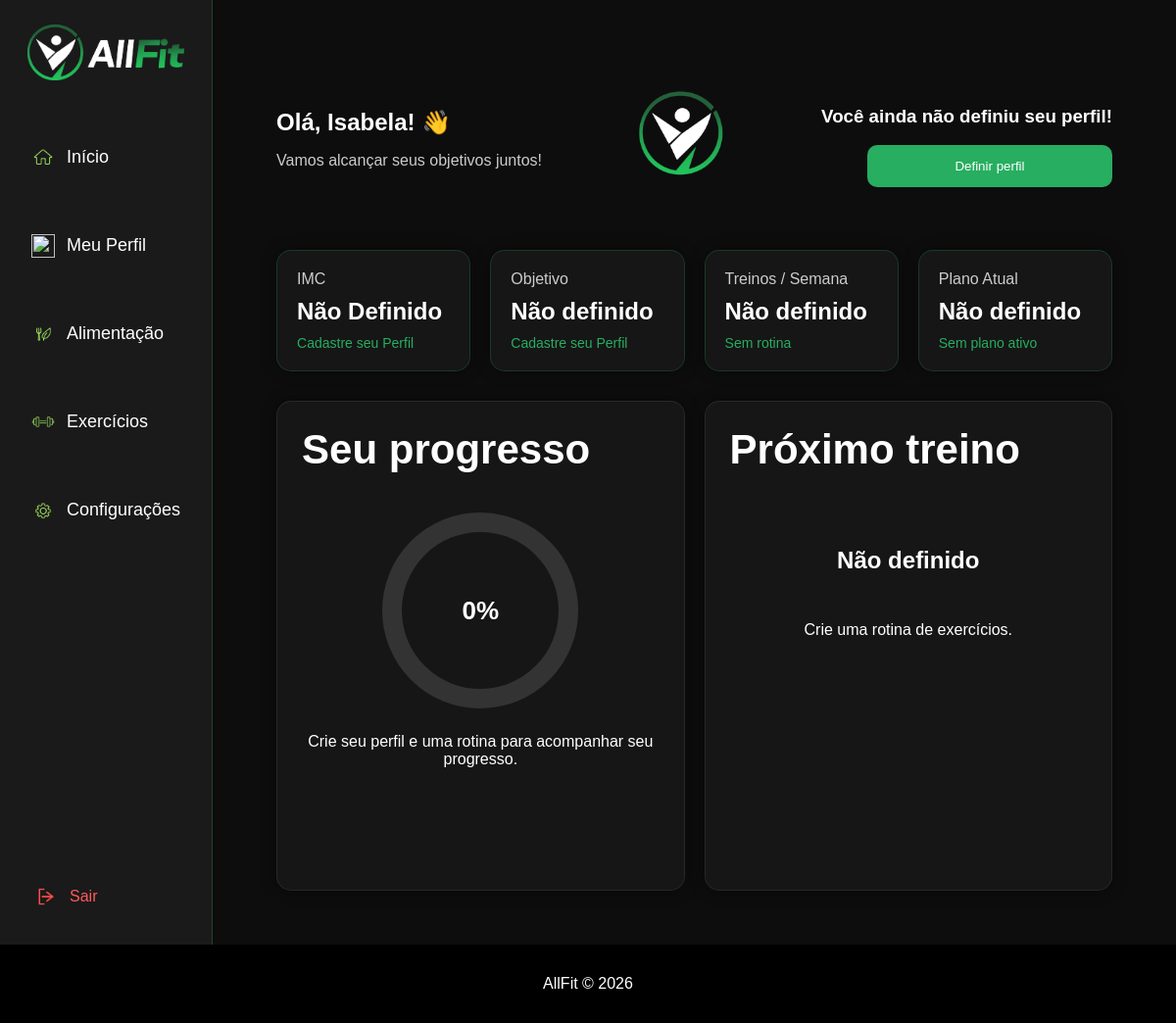
Page /AllFit/dashboard.php (signed in) on the earlier database version.
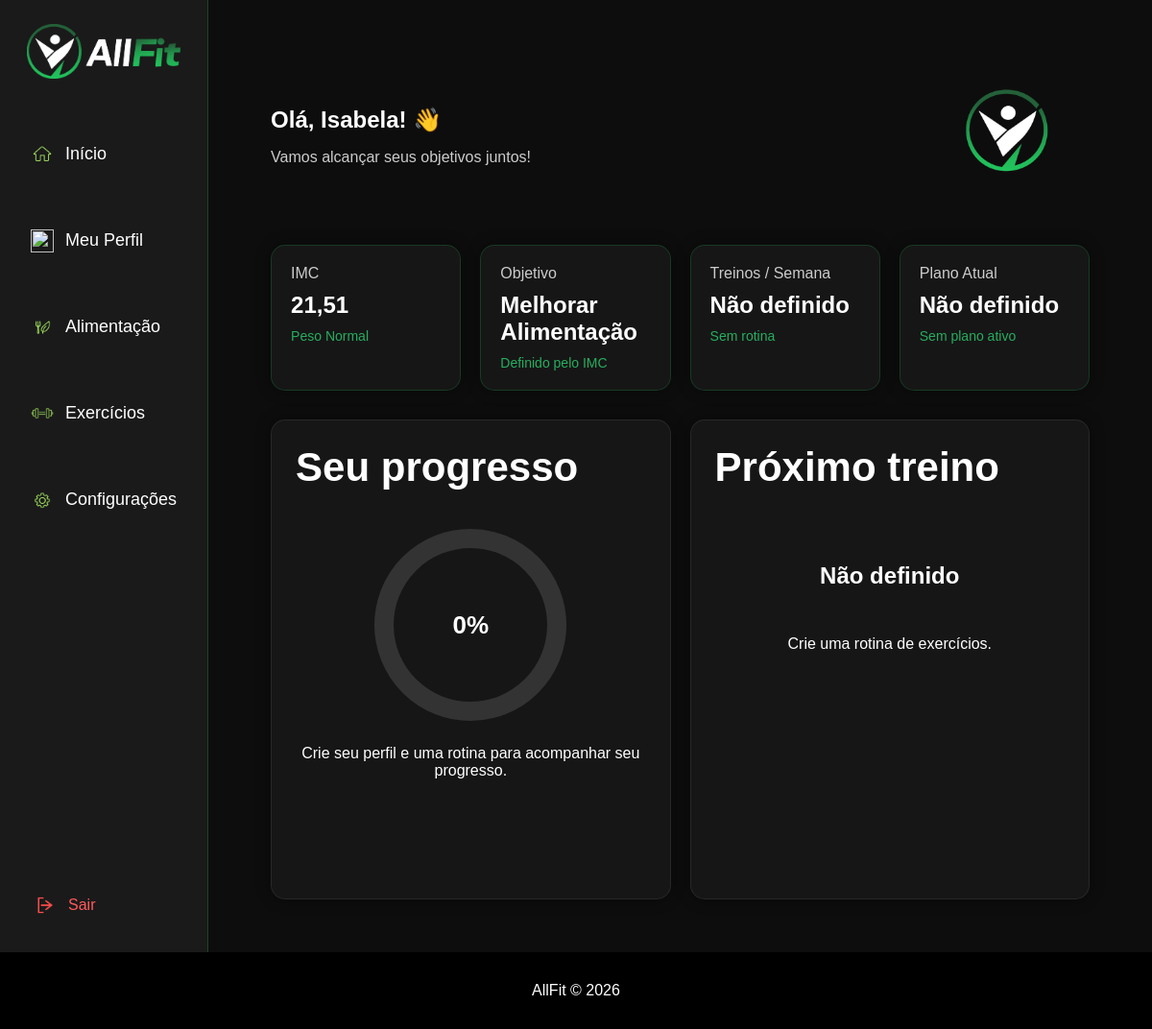
Same page on the later database version.
### tables this page shows
CREATE TABLE IF NOT EXISTS `perfis` (
  `id_perfil` int(11) NOT NULL AUTO_INCREMENT,
  `id_usuario` int(11) NOT NULL,
  `idade` int(11) NOT NULL,
  `altura` decimal(4,2) NOT NULL,
  `peso` decimal(5,2) NOT NULL,
  PRIMARY KEY (`id_perfil`)
);

### AllFit/dashboard.php (the view, shortened to what the changed rows need)
<?php
    $id_usuario = $_SESSION["id_usuario"];
    $sql = mysql_query("
        SELECT *
        FROM perfis
        WHERE id_usuario = '$id_usuario'
    ");
    $perfil = null;
    if (mysql_num_rows($sql) > 0) {
        $perfil = mysql_fetch_assoc($sql);
    }
    $objetivo = null;
    if ($perfil != null) {
        $imc = $perfil["peso"] / ($perfil["altura"] * $perfil["altura"]);
        if ($imc < 18.5) {
            $objetivo = "Ganhar Massa";
        }
        elseif ($imc < 25) {
            $objetivo = "Melhorar Alimentação";
        }
        else {
            $objetivo = "Emagrecer";
        }
    }
    $treino = null;
?>
<html lang="pt-br">
<head>
    <link rel="stylesheet" href="Base_Style.css">
    <link rel="stylesheet" href="dashboardStyle.css">
</head>
<body>
    <section class="dashboard">
        <div class="page-container">
            <main class="conteudo-dash">
                <div class="topo-dash">
                    <div>
                        <h1>
                            Olá, <?php echo $_SESSION["nome_usuario"]; ?>! 👋
                        </h1>
                    </div>
                    <?php if ($perfil == null) { ?>
                        <div id="define-profile" style="text-align: right;">
                            <h3>
                                Você ainda não definiu seu perfil!
                            </h3>
                            <button
                                class="primary-button"
                                onclick="window.location.href = 'perfil.php'">
                                Definir perfil
                            </button>
                        </div>
                    <?php } ?>
                </div>
                <section class="cards-dash">
                    <div class="dash-card" id="card-imc">
                        <p>IMC</p>
                        <?php if ($perfil == null) { ?>
                            <h2>
                                Não Definido
                            </h2>
                            <span>
                                Cadastre seu Perfil
                            </span>
                        <?php } else { ?>
                            <?php
                                $imc = $perfil["peso"] /
                                       ($perfil["altura"] * $perfil["altura"]);
                                if ($imc < 18.5) {
                                    $biotipo = "Abaixo do peso";
                                }
                                elseif ($imc < 25) {
                                    $biotipo = "Peso Normal";
                                }
                                elseif ($imc < 30) {
                                    $biotipo = "Sobrepeso";
                                }
                                elseif ($imc < 35) {
                                    $biotipo = "Obesidade Grau I";
                                }
                                elseif ($imc < 40) {
                                    $biotipo = "Obesidade Grau II";
                                }
                                else {
                                    $biotipo = "Obesidade Grau III";
                                }
                            ?>
                            <h2>
                                <?php
                                    echo number_format($imc, 2, ",", ".");
                                ?>
                            </h2>
                            <span>
                                <?php
                                    echo $biotipo;
                                ?>
                            </span>
                        <?php } ?>
                    </div>
                    <div class="dash-card" id="card-obj">
                        <p>Objetivo</p>
                        <?php if ($objetivo == null) { ?>
                            <h2>
                                Não definido
                            </h2>
                            <span>
                                Cadastre seu Perfil
                            </span>
                        <?php } else { ?>
                            <h2>
                                <?php echo $objetivo; ?>
                            </h2>
                            <span>
                                Definido pelo IMC
                            </span>
                        <?php } ?>
                    </div>
                    <div class="dash-card" id="card-treinoPorSemana">
                        <?php if ($treino == null) { ?>
                            <h2>
                                Não definido
                            </h2>
                        <?php } ?>
                    </div>
                    <div class="dash-card" id="card-planoAtual">
                        <?php if ($treino == null) { ?>
                            <h2>
                                Não definido
                            </h2>
                        <?php } ?>
                    </div>
                </section>
                <section class="area-baixo">
                    <div class="painel">
                        <h1>
                            Seu progresso
                        </h1>
                    </div>
                    <div class="painel">
                        <h1>
                            Próximo treino
                        </h1>
                        <?php if ($treino == null) { ?>
                            <h2>
                                Não definido
                            </h2>
                        <?php } ?>
                    </div>
                </section>
            </main>
        </div>
    </section>
</body>
</html>

Differences in the rows shown:
added perfis: imc "21,51", biotipo "Peso Normal", objetivo "Melhorar Alimentação"
Other differences:
text no longer shown: "Você ainda não definiu seu perfil! Definir perfil Não Definido Cadastre seu Perfil Não definido Cadastre seu Perfil"
text now shown: "Definido pelo IMC"
